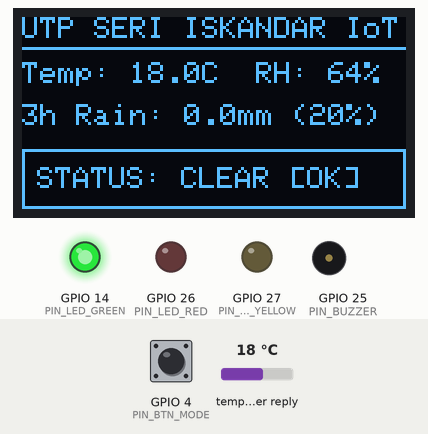
A sketch run on a simulated ESP32. Shown: 128×64 one-colour display, output pins drawn as LEDs (lit = HIGH), buzzer (waves = sounding). Dashed ring = blinking. The inputs (shaded band) are chosen by the test bench; at power-on: GPIO 4 (PIN_BTN_MODE) HIGH, temperature in the weather reply 18 °C. WiFi joins after 1.5 s; servers stay silent unless stated; web services answer with replies made up by the test bench; what the sketch prints to the serial monitor is not drawn.

Above: at 3.1 s.
3.2 s: GPIO 4 (PIN_BTN_MODE) pulled LOW for 1 s
At 3.97 s:
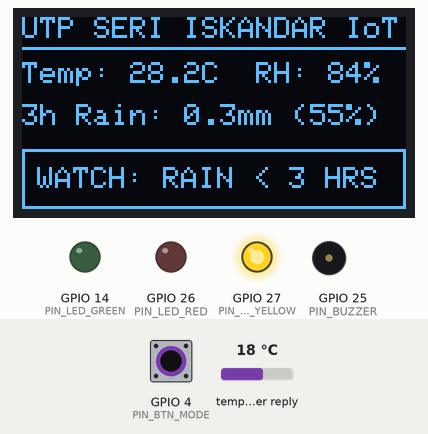
6.1 s: GPIO 4 (PIN_BTN_MODE) pulled LOW for 0.15 s
At 7.2 s:
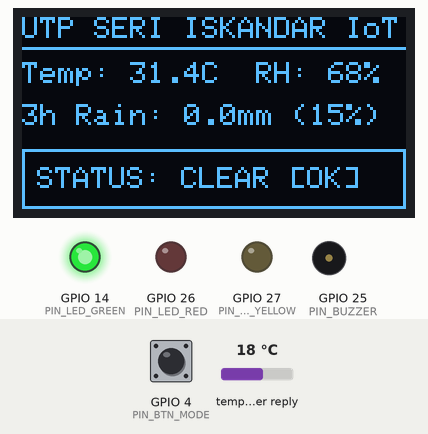
7.9 s: GPIO 4 (PIN_BTN_MODE) pulled LOW for 3.2 s
At 8.68 s:
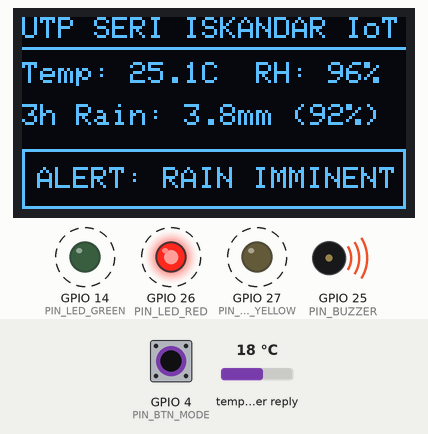
Timing chart, 0 to 12.7 s (numbered marks = the images above; inputs shaded):
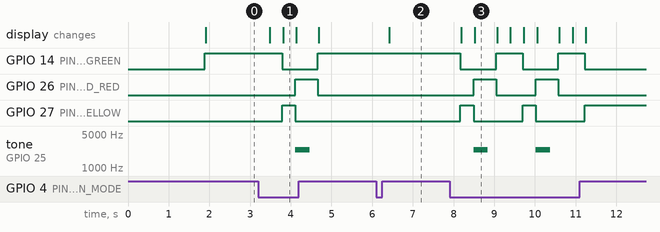

The sketch:

sketch.ino
```cpp
/*
 * TFB2093 Internet-of-Things — Bonus (a) Standalone Rain-Indicator Hardware
 * Location: Seri Iskandar, Perak, Malaysia (Lat: 4.3590 N, Lon: 100.9849 E)
 * Target MCU: ESP32 DevKit V1 (Wokwi Simulator & Physical Node)
 */

#include <WiFi.h>
#include <HTTPClient.h>
#include <ArduinoJson.h>
#include <Wire.h>
#include <Adafruit_GFX.h>
#include <Adafruit_SSD1306.h>

// Wi-Fi Credentials (Wokwi Virtual Wi-Fi works out of the box with zero cost)
const char* WIFI_SSID = "Wokwi-GUEST";
const char* WIFI_PASS = "";

// Open-Meteo Endpoint for Seri Iskandar, Perak, Malaysia (forecast_hours=3 starts from current hour)
const char* OPEN_METEO_URL =
  "https://api.open-meteo.com/v1/forecast?latitude=4.3590&longitude=100.9849"
  "&current=temperature_2m,relative_humidity_2m,precipitation,wind_speed_10m"
  "&hourly=precipitation_probability,precipitation&forecast_hours=3&timezone=Asia%2FKuala_Lumpur";

// Pin Definitions
#define PIN_LED_GREEN   14
#define PIN_LED_YELLOW  27
#define PIN_LED_RED     26
#define PIN_BUZZER      25
#define PIN_BTN_MODE     4

// OLED Display Settings
#define SCREEN_WIDTH   128
#define SCREEN_HEIGHT   64
Adafruit_SSD1306 display(SCREEN_WIDTH, SCREEN_HEIGHT, &Wire, -1);

// Telemetry State
float curTemp = 27.5;
float curRH = 84.0;
float curPrecip = 0.0;
float max3hPrecip = 0.0;
float max3hProb = 15.0;
int demoMode = 0; // 0 = Live API, 1 = Force Clear, 2 = Force Watch, 3 = Force Imminent Rain
unsigned long lastPollMs = 0;
const unsigned long POLL_INTERVAL_MS = 60000; // Poll every 60s in simulator

void setIndicators(bool greenOn, bool yellowOn, bool redOn, bool buzzerOn, const char* statusLine) {
  digitalWrite(PIN_LED_GREEN, greenOn ? HIGH : LOW);
  digitalWrite(PIN_LED_YELLOW, yellowOn ? HIGH : LOW);
  digitalWrite(PIN_LED_RED, redOn ? HIGH : LOW);

  if (buzzerOn) {
    tone(PIN_BUZZER, 2400, 350);
  } else {
    noTone(PIN_BUZZER);
  }

  display.clearDisplay();
  display.setTextSize(1);
  display.setTextColor(SSD1306_WHITE);

  display.setCursor(0, 0);
  display.println("UTP SERI ISKANDAR IoT");
  display.drawLine(0, 10, 127, 10, SSD1306_WHITE);

  display.setCursor(0, 15);
  display.printf("Temp: %.1fC  RH: %.0f%%\n", curTemp, curRH);

  display.setCursor(0, 29);
  display.printf("3h Rain: %.1fmm (%.0f%%)\n", max3hPrecip, max3hProb);

  display.drawRect(0, 44, 128, 20, SSD1306_WHITE);
  display.setCursor(5, 50);
  display.print(statusLine);
  display.display();

  Serial.printf("[TELEMETRY] T=%.1fC, RH=%.0f%%, 3hRain=%.2fmm, 3hProb=%.0f%% -> %s\n",
                curTemp, curRH, max3hPrecip, max3hProb, statusLine);
}

void evaluateWeatherAlert() {
  if (curPrecip >= 0.2 || max3hPrecip >= 0.5 || max3hProb >= 70.0) {
    setIndicators(false, false, true, true, "ALERT: RAIN IMMINENT");
  } else if (curPrecip >= 0.05 || max3hPrecip >= 0.1 || max3hProb >= 40.0) {
    setIndicators(false, true, false, false, "WATCH: RAIN < 3 HRS");
  } else {
    setIndicators(true, false, false, false, "STATUS: CLEAR [OK]");
  }
}

void fetchSeriIskandarWeather() {
  if (WiFi.status() != WL_CONNECTED) return;

  HTTPClient http;
  http.begin(OPEN_METEO_URL);
  int httpCode = http.GET();

  if (httpCode == HTTP_CODE_OK) {
    String payload = http.getString();
    JsonDocument doc;
    DeserializationError err = deserializeJson(doc, payload);
    if (!err) {
      curTemp = doc["current"]["temperature_2m"] | 27.5;
      curRH = doc["current"]["relative_humidity_2m"] | 82.0;
      curPrecip = doc["current"]["precipitation"] | 0.0;

      JsonArray probs = doc["hourly"]["precipitation_probability"].as<JsonArray>();
      JsonArray precs = doc["hourly"]["precipitation"].as<JsonArray>();

      max3hProb = 0.0;
      max3hPrecip = curPrecip;
      for (int i = 0; i < 3 && i < probs.size(); i++) {
        float p = probs[i] | 0.0;
        float r = precs[i] | 0.0;
        if (p > max3hProb) max3hProb = p;
        if (r > max3hPrecip) max3hPrecip = r;
      }
      evaluateWeatherAlert();
    }
  } else {
    Serial.printf("[HTTP] Open-Meteo GET failed, code: %d\n", httpCode);
  }
  http.end();
}

void setup() {
  Serial.begin(115200);
  pinMode(PIN_LED_GREEN, OUTPUT);
  pinMode(PIN_LED_YELLOW, OUTPUT);
  pinMode(PIN_LED_RED, OUTPUT);
  pinMode(PIN_BUZZER, OUTPUT);
  pinMode(PIN_BTN_MODE, INPUT_PULLUP);

  Wire.begin(21, 22);
  if (!display.begin(SSD1306_SWITCHCAPVCC, 0x3C)) {
    Serial.println("SSD1306 allocation failed");
  }

  display.clearDisplay();
  display.setTextSize(1);
  display.setTextColor(SSD1306_WHITE);
  display.setCursor(0, 10);
  display.println("Connecting Wi-Fi...");
  display.println("Node: Seri Iskandar");
  display.display();

  WiFi.begin(WIFI_SSID, WIFI_PASS);
  int retries = 0;
  while (WiFi.status() != WL_CONNECTED && retries < 20) {
    delay(400);
    Serial.print(".");
    retries++;
  }
  Serial.println("\nConnected to Wokwi-GUEST Wi-Fi!");
  fetchSeriIskandarWeather();
  lastPollMs = millis();
}

void loop() {
  // Pushbutton cycles demo scenarios for video presentation convenience
  if (digitalRead(PIN_BTN_MODE) == LOW) {
    delay(250);
    demoMode = (demoMode + 1) % 4;
    if (demoMode == 1) {
      curTemp = 31.4; curRH = 68; curPrecip = 0.0; max3hPrecip = 0.0; max3hProb = 15.0;
      evaluateWeatherAlert();
    } else if (demoMode == 2) {
      curTemp = 28.2; curRH = 84; curPrecip = 0.0; max3hPrecip = 0.3; max3hProb = 55.0;
      evaluateWeatherAlert();
    } else if (demoMode == 3) {
      curTemp = 25.1; curRH = 96; curPrecip = 1.4; max3hPrecip = 3.8; max3hProb = 92.0;
      evaluateWeatherAlert();
    } else {
      fetchSeriIskandarWeather();
    }
  }

  if (demoMode == 0 && (millis() - lastPollMs >= POLL_INTERVAL_MS)) {
    fetchSeriIskandarWeather();
    lastPollMs = millis();
  }
  delay(50);
}
```

Measured:
- after the input at 3.2 s, GPIO 14 (PIN_LED_GREEN): HIGH → LOW after 0.59 s, → HIGH 0.88 s later; GPIO 26 (PIN_LED_RED): LOW → HIGH after 0.91 s, → LOW 0.55 s later
- after the input at 6.1 s, the display: changes after 0.32 s (image 2)
- after the input at 7.9 s, GPIO 14 (PIN_LED_GREEN): alternates HIGH for 0.65 s and LOW for 0.88 s, 5 changes in all, then stays LOW, starting after 0.27 s; GPIO 26 (PIN_LED_RED): alternates HIGH for 0.55 s and LOW for 0.98 s, 4 changes in all, then stays LOW, starting after 0.60 s
- what the display in image 3 shows lasts 0.6 s, from 8.5 s to 9.1 s
